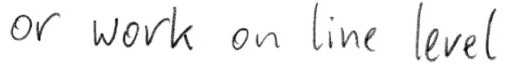
#> input picture Our Code/src/test0.png, 511 x 64 px
$ python SiLiHaSeR_phase1_image_preprocess.py test0.png
#> lines starting #> are read from the running program, lines starting #| are printed output that depends on the picture; after the words box and inside, x2 and y2 are one past the last pixel; in counts of white or black regions, pixels touching at a corner belong together
# Library Imports

import numpy as np # linear algebra
import pandas as pd # data processing, CSV file I/O (e.g. pd.read_csv)
import os
import cv2
from matplotlib import pyplot as plt

# Global Variables
output_image_height = 128

# This function will display image given the numpy ndarray
def disp_image(M):
  plt.imshow(M)
  plt.show()

# This function will return maximum sum subarray
def kadane(A):
  A = np.array(A)
  n = len(A)
  k = 1
  y = A[0]
  t = A[0]
  l = 0
  r = 0
  ltmp = 0
  rtmp = 0
  while k != n:
    if t + A[k] > A[k] :
      t = t + A[k]
    else:
      t = A[k]
      ltmp = k
    rtmp += 1

    if t > y :
      y = t
      l = ltmp
      r = rtmp
    k = k + 1
  return y, l, r

# This function will return loosely maximum sum rectangle
def SubRectangularMatrixWithMaximumSumHorizontalAndVertical(M):
  M = np.array(M)
  H, W = M.shape

  _, max_L, max_R = kadane(np.sum(M,axis=0))
  _, max_U, max_D = kadane(np.sum(M,axis=1))

  return max_L, max_R, max_U, max_D

# This function will remove extra spaces in image from all four sides
def remove_space(M, weight_of_dark = -1, weight_of_light = 100):

  # Converting to np array
  M = np.array(M)
  height = M.shape[0]
  width = M.shape[1]

  # Converting picture to binary
  vf = np.vectorize(convert_to_binary)
  binary_image = vf(M)

  # Reweight matrix
  assign_weight = lambda x: weight_of_light if x == 0 else weight_of_dark

  vfw = np.vectorize(assign_weight)
  MW = vfw(binary_image) # Weighted matrix

  # Return result
  max_L, max_R, max_U, max_D = SubRectangularMatrixWithMaximumSumHorizontalAndVertical(MW)

  padding = height // 20

  # Add Padding
  if max_L > padding:
    max_L -= padding
  else:
    max_L = 0

  if max_R + padding < width :
    max_R += padding
  else:
    max_R = width - 1

  if max_U > padding:
    max_U -= padding
  else:
    max_U = 0

  if max_D + padding < height:
    max_D += padding
  else:
    max_D = height - 1

  return M[max_U:max_D+1,max_L:max_R+1]

def get_cutpoints_kmeans(M):
  M = np.array(M)
  Mdas = np.array(M)

  # Converting picture to binary
  vf = np.vectorize(convert_to_binary)
  M = vf(M)

  M = np.sum(M,axis=0) # Summing every column of image_array
  M = (max(M) - min(M)) - (M - min(M)) # Normalize

  threshold = np.average(M) / 5

  space_list = []
  start_point = 0
  s_counter = 0
  s_bool = False

  for i in range(len(M)):
    if M[i] >= threshold:
      if s_bool:
        space_list.append((start_point,s_counter))
      start_point = i
      s_counter = 0
      s_bool = False
    else:
      s_counter += 1
      s_bool = True

  if (len(space_list) < 2 ):
    return get_cutpoints(Mdas)

  from sklearn.cluster import KMeans
  list1 = [x[1] for x in space_list]
  km = KMeans(n_clusters = 2, random_state=90).fit(np.array(list1).reshape(-1,1))
  klabels = km.labels_

  list_0 = [space_list[x[0]][1] // 2 for x in enumerate(klabels) if x[1] == 0]
  list_1 = [space_list[x[0]][1] // 2 for x in enumerate(klabels) if x[1] == 1]

  if len(list_0) < 1 or len(list_1) < 1 :
    return get_cutpoints(Mdas)

  avg_0 = sum(list_0)/len(list_0)
  avg_1 = sum(list_1)/len(list_1)

  t_label = 1
  if avg_0 > avg_1 :
    t_label = 0

  cutpoint_list = [space_list[x[0]][0] + space_list[x[0]][1] // 2 for x in enumerate(klabels) if x[1] == t_label]

  return cutpoint_list

# This function will return a list points, where each point in a separate space between words
def get_cutpoints(M):
  gamma = int(M.shape[0] / 3)

  M = np.array(M)

  # Converting picture to binary
  vf = np.vectorize(convert_to_binary)
  M = vf(M)

  M = np.sum(M,axis=0) # Summing every column of image_array
  M = (max(M) - min(M)) - (M - min(M)) # Normalize

  threshold = np.average(M) / 5

  cutpoint_list = []

  counter = 0

  for i in range(len(M)):
    if counter == gamma:
      cutpoint_list.append(i)
    if M[i] < threshold:
      counter += 1
    else:
      counter = 0

  return cutpoint_list

# This function will return the images of words given the image of sentence and cutpoints
def get_words_image(M,cutpoint_list):
  M = np.array(M)
  cutpoint_list = [0] + cutpoint_list + [M.shape[1]]
  word_images = []
  for x in range(len(cutpoint_list)-1):
    word_images.append(M[:,cutpoint_list[x]:cutpoint_list[x+1]])

  return word_images

# Library Imports

import numpy as np
import pandas as pd
from PIL import Image
import cv2


# Convert individual grayscale pixel to binary
convert_to_binary = lambda x: 0 if x<128 else 255

# Input : Location of an image of a sentence
# Output : List containing the locations of images of words
#
# Other Work Done :
# It saves the images of words in current working directory
# It also displays the image of sentence and images of words

def split_sentence(image_location):
  # Variables
#> called with image_location = 'test0.png'
  blur_amount_factor = 50

  # Opening image
  current_image = cv2.imread(image_location)
#> current_image is the input picture: shape (64, 511, 3); min 0, max 255, mean 241.3

  # Converting it to greyscale
  current_image = cv2.cvtColor(current_image,cv2.COLOR_BGR2GRAY)
#> current_image: shape (64, 511)

  # Saving height and width
  orig_height , orig_width = current_image.shape
#> orig_height = 64; orig_width = 511

  # Apply filter to remove noise
  blur_amount = orig_height // blur_amount_factor
#> blur_amount = 1
  if blur_amount % 2 == 0 :
    blur_amount += 1
  current_image = cv2.medianBlur(current_image, blur_amount)

  # Remove extra spaces around sentence
  current_image = remove_space(current_image)
#> in remove_space, `binary_image = vf(M)`:
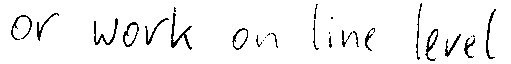
#> binary_image: shape (64, 511) int64; 94.9% white; black in thin lines or dots, all inside (x1, y1, x2, y2) = (11, 3, 496, 61)
#> in kadane, `A = np.array(A)`: A = 511 values, max 3168 at index 314, min -64 at index 0, mean 265.7
#> in kadane, `n = len(A)`: n = 511
#> in kadane, `y = A[0]`: y = -64
#> the loop in kadane, `while k != n:` made 510 passes
#> (t, y) on passes 11 to 22: (441, 441), (1488, 1488), (2131, 2131), (2673, 2673), (3619, 3619), (4464, 4464), (5006, 5006), (5245, 5245), (5484, 5484), (5521, 5521), (5760, 5760), (5999, 5999)
#> t on passes 1 to 6: -64, -64, -64, -64, -64, -64
#> after the loop in kadane, `while k != n:`: k = 511; l = 11; r = 495; rtmp = 510; y = 137428
#> in SubRectangularMatrixWithMaximumSumHorizontalAndVertical, `_, max_L, max_R = kadane(np.sum(M,axis=0))`: max_L = 11; max_R = 495
#> the loop in kadane (call 2), `while k != n:` made 63 passes
#> (t, y, l) on passes 3, 4, 8, 9, 10, 11, 13, 14, 15, 16, 17, 18: (-410, -410, 3), (-107, -107, 4), (-6, -6, 8), (95, 95, 9), (291, 291, 9), (386, 386, 9), (879, 879, 9), (1984, 1984, 9), (3291, 3291, 9), (4901, 4901, 9), (6208, 6208, 9), (7717, 7717, 9)
#> t on passes 1, 2, 5, 6, 7, 12: -511, -511, -208, -208, -208, 279
#> in remove_space, `return M[max_U:max_D+1,max_L:max_R+1]`:
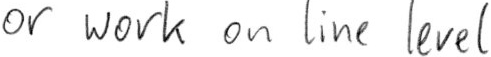
#> returned value: shape (57, 491); min 0, max 255, mean 239.1

  # Getting cutpoints
  cutpoint_list = get_cutpoints_kmeans(current_image)
#> in get_cutpoints_kmeans, `M = vf(M)`:
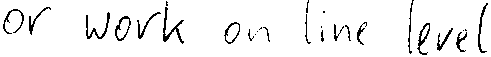
#> M: shape (57, 491) int64; 94.1% white; black in thin lines or dots

  # Getting images of words
  word_images = get_words_image(current_image, cutpoint_list)
#> the loop in get_words_image, `for x in range(len(cutpoint_list)-1):` made 5 passes

  # Remove extra space around words
  word_images = [remove_space(x) for x in word_images]

  # Resizing every word image to make height equal to 50
  word_images = [cv2.resize(x, (int(x.shape[1]*(output_image_height/x.shape[0])),int(x.shape[0]*(output_image_height/x.shape[0]))), interpolation = cv2.INTER_NEAREST) for x in word_images]

  # Saving word images in current directory
  paths = []
  for i in range(len(word_images)):
      cv2.imwrite('w'+str(i+1)+'.png',word_images[i])
      paths.append('w'+str(i+1)+'.png')
#> this loop made 5 passes
#> pass 1, in split_sentence, `cv2.imwrite('w'+str(i+1)+'.png',word_images[i])`:
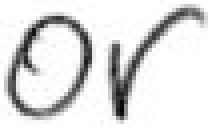
#> saved as w1.png: shape (128, 208); min 3, max 255, mean 221.4
#> pass 2, in split_sentence, `cv2.imwrite('w'+str(i+1)+'.png',word_images[i])`:
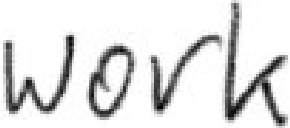
#> saved as w2.png: shape (128, 290); min 3, max 255, mean 223.3

  return paths


if __name__ == '__main__':
  import sys
  splitted_words = split_sentence(sys.argv[1])
  print(splitted_words)
#| ['w1.png', 'w2.png', 'w3.png', 'w4.png', 'w5.png']

$ run again, on Our Code/src/test10.png
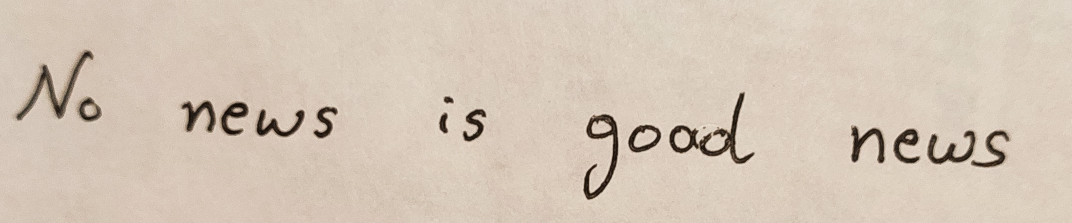
#> input picture Our Code/src/test10.png, 2143 x 445 px (shown at 1/2 size)
#> in split_sentence, current_image is the input picture: shape (445, 2143, 3); mean B, G, R 182.2, 197.5, 212.1
#> in remove_space, `binary_image = vf(M)`:
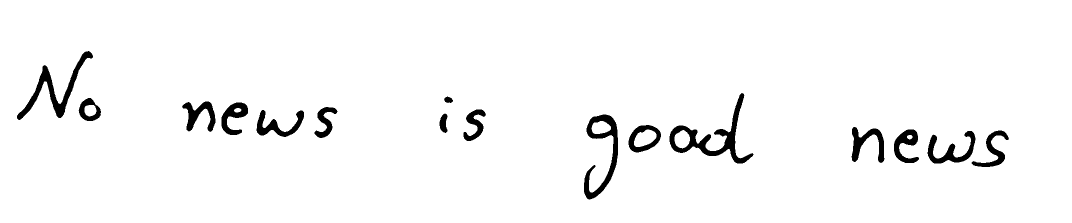
#> binary_image: shape (445, 2143) int64 (shown at 1/2 size); 96.8% white; 16 black regions, largest, box (x1, y1, x2, y2) and area: (1339, 186, 1507, 327) 4747, (34, 102, 186, 240) 3806, (1168, 229, 1236, 399) 3652
#> A = 2143 values, max 10160 at index 1227, min -445 at index 0, mean 1001.3
#> n = 2143
#> in kadane, `y = A[0]`: y = -445
#> the loop in kadane, `while k != n:` made 2142 passes
#> (t, y) on passes 34 to 41: (161, 161), (524, 524), (1190, 1190), (2058, 2058), (3027, 3027), (4097, 4097), (5167, 5167), (6237, 6237)
#> after the loop in kadane, `while k != n:`: k = 2143; l = 34; r = 2016; rtmp = 2142; y = 2216851
#> max_L = 34; max_R = 2016
#> M: shape (300, 2027) int64; 95% white; 16 black regions, largest, box (x1, y1, x2, y2) and area: (1327, 71, 1495, 212) 4747, (1156, 114, 1224, 284) 3652, (22, 0, 173, 125) 3580
#> the loop in get_words_image, `for x in range(len(cutpoint_list)-1):` made 5 passes
#> the loop in split_sentence, `for i in range(len(word_images)):` made 5 passes
#> pass 2, in split_sentence, `cv2.imwrite('w'+str(i+1)+'.png',word_images[i])`:
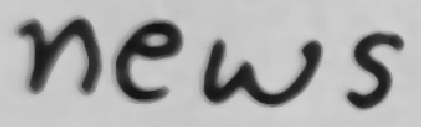
#> saved as w2.png: shape (127, 421); min 18, max 209, mean 169.2
#| ['w1.png', 'w2.png', 'w3.png', 'w4.png', 'w5.png']

$ run again, on Our Code/src/test11.png
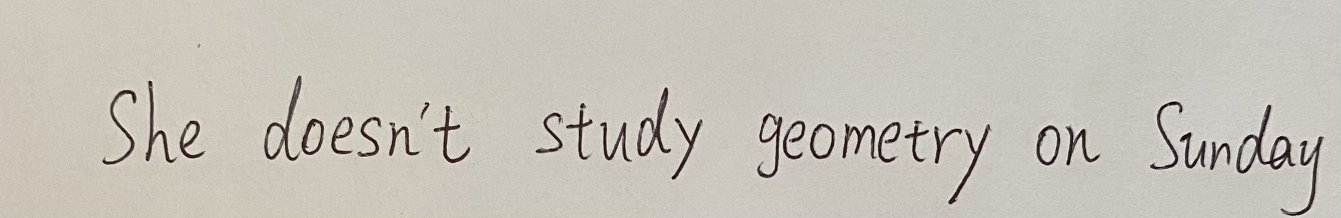
#> input picture Our Code/src/test11.png, 2682 x 436 px (shown at 1/2 size)
#> in split_sentence, current_image is the input picture: shape (436, 2682, 3); mean B, G, R 184.4, 193.5, 198.1
#> in remove_space, `binary_image = vf(M)`:
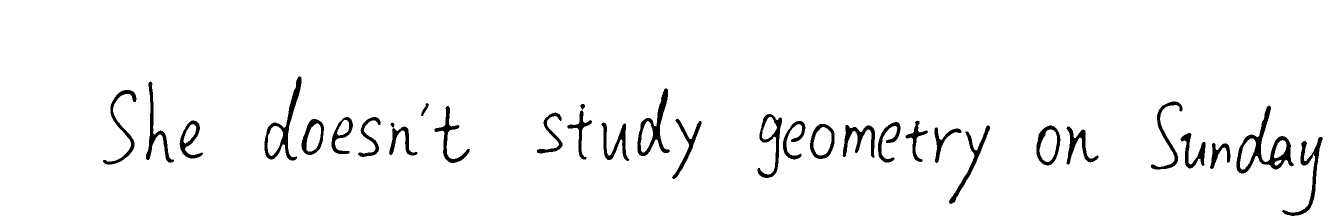
#> binary_image: shape (436, 2682) int64 (shown at 1/2 size); 96.4% white; 32 black regions, largest, box (x1, y1, x2, y2) and area: (2473, 211, 2587, 347) 3625, (529, 153, 603, 321) 2506, (1275, 177, 1340, 312) 2370
#> A = 2682 values, max 14310 at index 301, min -436 at index 0, mean 1137.7
#> n = 2682
#> in kadane, `y = A[0]`: y = -436
#> after the loop in kadane, `while k != n:`: k = 2682; l = 207; r = 2644; rtmp = 2681; y = 3157418
#> in SubRectangularMatrixWithMaximumSumHorizontalAndVertical, `_, max_L, max_R = kadane(np.sum(M,axis=0))`: max_L = 207; max_R = 2644
#> in SubRectangularMatrixWithMaximumSumHorizontalAndVertical, `_, max_U, max_D = kadane(np.sum(M,axis=1))`: max_U = 180; max_D = 355
#> in remove_space, `max_L, max_R, max_U, max_D = SubRectangularMatrixWithMaximumSumHorizon..`: max_L = 207; max_R = 2644; max_U = 180; max_D = 355
#> in remove_space, `max_L -= padding`: max_L = 186
#> in remove_space, `max_R += padding`: max_R = 2665
#> in remove_space, `max_U -= padding`: max_U = 159
#> in remove_space, `max_D += padding`: max_D = 376
#> in get_cutpoints_kmeans, `M = np.sum(M,axis=0)`: M = 2480 values, max 55590 at index 0, min 18360 at index 115, mean 51397
#> in get_cutpoints_kmeans, `M = (max(M) - min(M)) - (M - min(M))`: M = 2480 values, max 37230 at index 115, min 0 at index 0, mean 4193
#> threshold = 838.6
#> the loop in get_words_image, `for x in range(len(cutpoint_list)-1):` made 6 passes
#> the loop in split_sentence, `for i in range(len(word_images)):` made 6 passes
#> pass 2, in split_sentence, `cv2.imwrite('w'+str(i+1)+'.png',word_images[i])`:
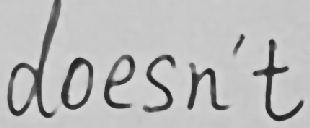
#> saved as w2.png: shape (128, 310); min 28, max 216, mean 186
#| ['w1.png', 'w2.png', 'w3.png', 'w4.png', 'w5.png', 'w6.png']

$ run again, on Our Code/src/test12.png
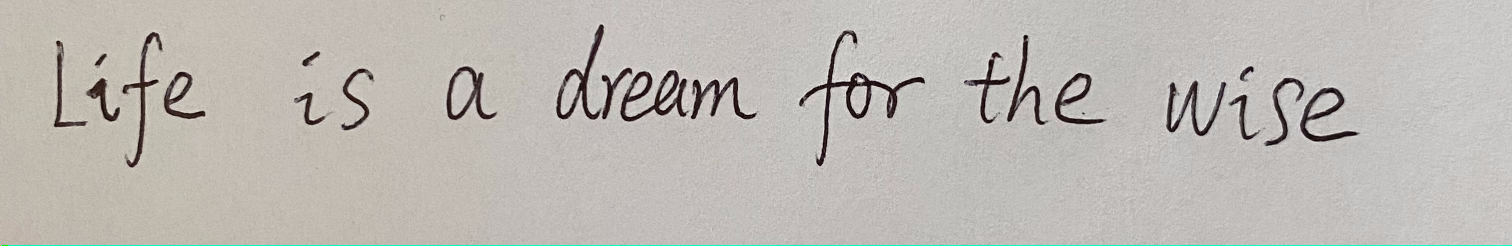
#> input picture Our Code/src/test12.png, 3024 x 491 px (shown at 1/2 size)
#> in split_sentence, current_image is the input picture: shape (491, 3024, 3); mean B, G, R 180.2, 184.9, 189
#> in remove_space, `binary_image = vf(M)`:
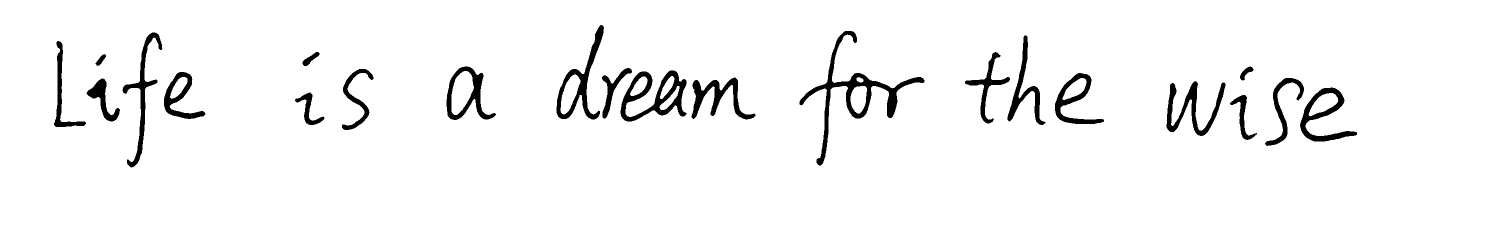
#> binary_image: shape (491, 3024) int64 (shown at 1/2 size); 96.2% white; 22 black regions, largest, box (x1, y1, x2, y2) and area: (1599, 62, 1849, 331) 7563, (1241, 141, 1373, 243) 5031, (1113, 50, 1208, 239) 4030
#> A = 3024 values, max 19709 at index 283, min -491 at index 0, mean 1406.5
#> n = 3024
#> in kadane, `y = A[0]`: y = -491
#> after the loop in kadane, `while k != n:`: k = 3024; l = 109; r = 2713; rtmp = 3023; y = 4458553
#> max_L = 109; max_R = 2713
#> the loop in kadane (call 2), `while k != n:` made 490 passes
#> (t, y, l) on passes 50, 51, 52, 53, 55, 56, 60, 62: (-2721, -2721, 50), (-2418, -2418, 51), (-2216, -2216, 52), (-2115, -2115, 53), (-1913, -1913, 55), (-1812, -1812, 56), (-1711, -1711, 60), (-196, -196, 62)
#> M: shape (275, 2653) int64; 92.3% white; 22 black regions, largest, box (x1, y1, x2, y2) and area: (1514, 23, 1764, 275) 7361, (1156, 102, 1288, 204) 5031, (1028, 11, 1123, 200) 4030
#> the loop in get_words_image, `for x in range(len(cutpoint_list)-1):` made 7 passes
#> the loop in split_sentence, `for i in range(len(word_images)):` made 7 passes
#> pass 2, in split_sentence, `cv2.imwrite('w'+str(i+1)+'.png',word_images[i])`:
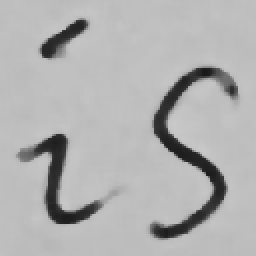
#> saved as w2.png: shape (128, 128) (shown 2 times larger); min 24, max 201, mean 176.4
#| ['w1.png', 'w2.png', 'w3.png', 'w4.png', 'w5.png', 'w6.png', 'w7.png']
